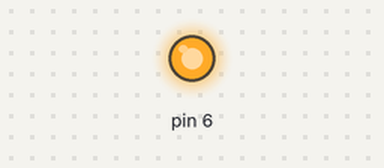
Bench run of a sketch on a simulated Arduino Uno, built with avr-gcc and run on an emulated ATmega328P. Parts: output pins drawn as LEDs (lit = HIGH).

Above: at 0.05 s.
Timing chart, 0 to 3.5 s (numbered marks = the images above):
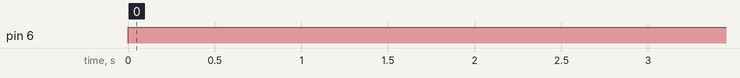

Measured:
- by itself, pin 6: LOW → HIGH at 0.00 s

The sketch:

sketch_jun20a.ino
```cpp
void setup() {
  // put your setup code here, to run once:

}

void loop() {
  // put your main code here, to run repeatedly:
    analogWrite(6,255);
    delay(3000);
    analogWrite(6,0);
}
```
